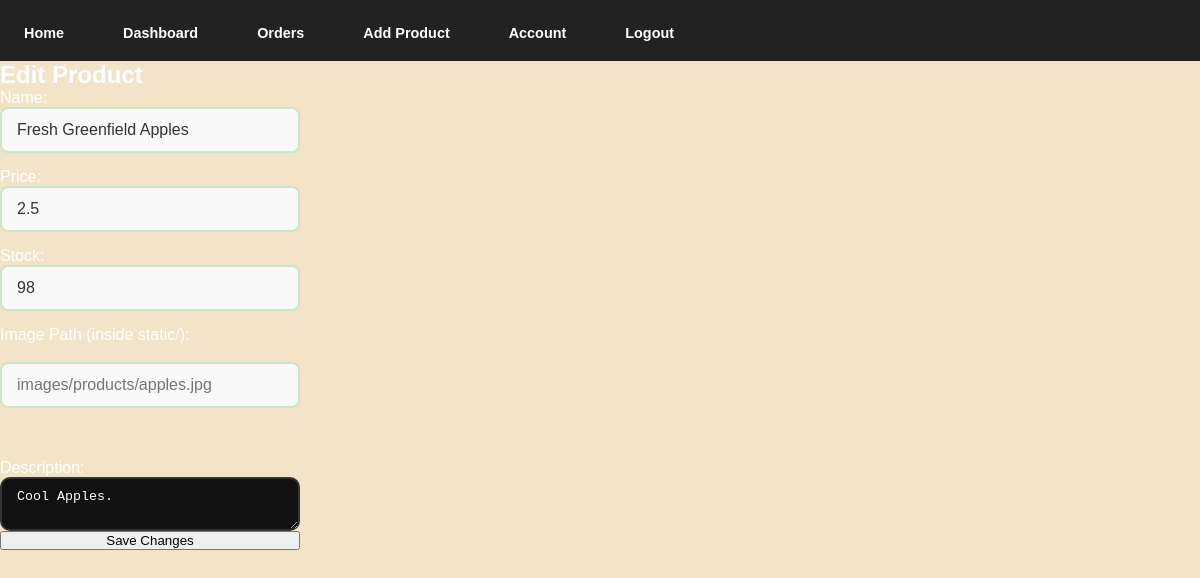
Screenshot of /product/2/edit (signed in) with the database file from the repository.
### app.py (models this page shows)
class Product(db.Model):
    id = db.Column(db.Integer, primary_key=True)
    name = db.Column(db.String(300), nullable=False)
    description = db.Column(db.Text)
    price_gbp = db.Column(db.Float, nullable=False)
    stock = db.Column(db.Integer, default=0)
    image = db.Column(db.String(255))
    producer_id = db.Column(db.Integer, db.ForeignKey('user.id'))

### app.py (the view, shortened to what this page needs)
@app.route("/product/<int:id>/edit", methods=["GET", "POST"])
def edit_product(id):
    if "user_id" not in session:
        return redirect("/login")
    product = Product.query.get_or_404(id)
    if product.producer_id != session["user_id"]:
        return "Unauthorised", 403
    return render_template("edit_product.html", product=product)

### templates/edit_product.html (shortened to what this page needs)
<!DOCTYPE html>
<html lang="en">
<head>
    <link rel="stylesheet" href="{{ url_for('static', filename='css/style.css') }}">
    <link rel="stylesheet" href="{{ url_for('static', filename='css/home.css') }}">
    <link rel="stylesheet" href="{{ url_for('static', filename='css/producer_dashboard.css') }}">
</head>
<body>
{% include "navbar.html" %}
<h2>Edit Product</h2>
<!DOCTYPE html>
<html>
<head><title>Edit {{ product.name }}</title></head>
<body>
<form method="POST">
    <label>Name:</label>
    <input type="text" name="name" value="{{ product.name }}">
    <label>Price:</label>
    <input type="number" step="0.01" name="price" value="{{ product.price_gbp }}">
    <label>Stock:</label>
    <input type="number" name="stock" value="{{ product.stock }}">
    <label>Image Path (inside static/):</label><br>
    <input type="text" name="image" placeholder="images/products/apples.jpg" required><br><br>
    <label>Description:</label>
    <textarea name="description">{{ product.description }}</textarea>
    <button type="submit">Save Changes</button>
</form>
</body>
</html>
</body>
</html>

### static/css/style.css (style rules this page uses)
* { margin: 0; padding: 0; box-sizing: border-box; }
body { font-family: "Quicksand", sans-serif; background: #F3E4C9; color: #fff; }
h1, h2, h3 { font-weight: 600; }
input, select, textarea { background: #111; border: 2px solid #333; padding: 10px 15px; border-radius: 10px; color: #fff; }
form { display: flex; flex-direction: column; width: 300px; }
form input { padding: 12px 15px; border-radius: 8px; border: 2px solid #c8e6c9; margin-bottom: 15px; font-size: 1rem; background: #f9f9f9; color: #333; }

### static/css/home.css (style rules this page uses)
body { margin: 0; font-family: Arial, sans-serif; background: #F3E4C9; }

### static/css/producer_dashboard.css (style rules this page uses)
body { font-family: Arial, sans-serif; background: #F3E4C9; margin: 0; padding: 0; }

### rows the page displays
Product: name "Fresh Greenfield Apples", price "2.5", stock "98", description "Cool Apples."
